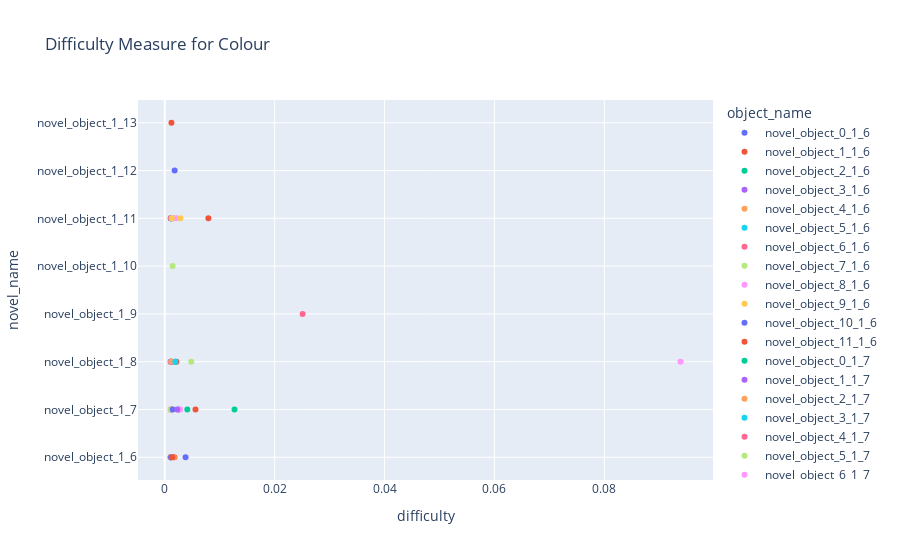

Notebook source saved alongside this figure:
### Code cell
fig = px.scatter(dm_df, x="difficulty", y="novel_name", color="object_name",
                 title="Difficulty Measure for Colour"
                )

fig.show()

### Figure 1 — Plotly figure (JSON) as saved in the notebook; plotly's stock layout.template omitted (floating-point values rounded to 4 significant figures)
{"data": [{"hovertemplate": "object_name=novel_object_0_1_6<br>difficulty=%{x}<br>novel_name=%{y}<extra></extra>", "legendgroup": "novel_object_0_1_6", "marker": {"color": "#636efa", "symbol": "circle"}, "mode": "markers", "name": "novel_object_0_1_6", "orientation": "h", "showlegend": true, "type": "scatter", "x": [0.003786], "xaxis": "x", "y": ["novel_object_1_6"], "yaxis": "y"}, {"hovertemplate": "object_name=novel_object_1_1_6<br>difficulty=%{x}<br>novel_name=%{y}<extra></extra>", "legendgroup": "novel_object_1_1_6", "marker": {"color": "#EF553B", "symbol": "circle"}, "mode": "markers", "name": "novel_object_1_1_6", "orientation": "h", "showlegend": true, "type": "scatter", "x": [0.00176], "xaxis": "x", "y": ["novel_object_1_6"], "yaxis": "y"}, {"hovertemplate": "object_name=novel_object_2_1_6<br>difficulty=%{x}<br>novel_name=%{y}<extra></extra>", "legendgroup": "novel_object_2_1_6", "marker": {"color": "#00cc96", "symbol": "circle"}, "mode": "markers", "name": "novel_object_2_1_6", "orientation": "h", "showlegend": true, "type": "scatter", "x": [0.001079], "xaxis": "x", "y": ["novel_object_1_6"], "yaxis": "y"}, {"hovertemplate": "object_name=novel_object_3_1_6<br>difficulty=%{x}<br>novel_name=%{y}<extra></extra>", "legendgroup": "novel_object_3_1_6", "marker": {"color": "#ab63fa", "symbol": "circle"}, "mode": "markers", "name": "novel_object_3_1_6", "orientation": "h", "showlegend": true, "type": "scatter", "x": [0.001065], "xaxis": "x", "y": ["novel_object_1_6"], "yaxis": "y"}, {"hovertemplate": "object_name=novel_object_4_1_6<br>difficulty=%{x}<br>novel_name=%{y}<extra></extra>", "legendgroup": "novel_object_4_1_6", "marker": {"color": "#FFA15A", "symbol": "circle"}, "mode": "markers", "name": "novel_object_4_1_6", "orientation": "h", "showlegend": true, "type": "scatter", "x": [0.001659], "xaxis": "x", "y": ["novel_object_1_6"], "yaxis": "y"}, {"hovertemplate": "object_name=novel_object_5_1_6<br>difficulty=%{x}<br>novel_name=%{y}<extra></extra>", "legendgroup": "novel_object_5_1_6", "marker": {"color": "#19d3f3", "symbol": "circle"}, "mode": "markers", "name": "novel_object_5_1_6", "orientation": "h", "showlegend": true, "type": "scatter", "x": [0.001152], "xaxis": "x", "y": ["novel_object_1_6"], "yaxis": "y"}, {"hovertemplate": "object_name=novel_object_6_1_6<br>difficulty=%{x}<br>novel_name=%{y}<extra></extra>", "legendgroup": "novel_object_6_1_6", "marker": {"color": "#FF6692", "symbol": "circle"}, "mode": "markers", "name": "novel_object_6_1_6", "orientation": "h", "showlegend": true, "type": "scatter", "x": [0.001066], "xaxis": "x", "y": ["novel_object_1_6"], "yaxis": "y"}, {"hovertemplate": "object_name=novel_object_7_1_6<br>difficulty=%{x}<br>novel_name=%{y}<extra></extra>", "legendgroup": "novel_object_7_1_6", "marker": {"color": "#B6E880", "symbol": "circle"}, "mode": "markers", "name": "novel_object_7_1_6", "orientation": "h", "showlegend": true, "type": "scatter", "x": [0.001183], "xaxis": "x", "y": ["novel_object_1_6"], "yaxis": "y"}, {"hovertemplate": "object_name=novel_object_8_1_6<br>difficulty=%{x}<br>novel_name=%{y}<extra></extra>", "legendgroup": "novel_object_8_1_6", "marker": {"color": "#FF97FF", "symbol": "circle"}, "mode": "markers", "name": "novel_object_8_1_6", "orientation": "h", "showlegend": true, "type": "scatter", "x": [0.001202], "xaxis": "x", "y": ["novel_object_1_6"], "yaxis": "y"}, {"hovertemplate": "object_name=novel_object_9_1_6<br>difficulty=%{x}<br>novel_name=%{y}<extra></extra>", "legendgroup": "novel_object_9_1_6", "marker": {"color": "#FECB52", "symbol": "circle"}, "mode": "markers", "name": "novel_object_9_1_6", "orientation": "h", "showlegend": true, "type": "scatter", "x": [0.00104], "xaxis": "x", "y": ["novel_object_1_6"], "yaxis": "y"}, {"hovertemplate": "object_name=novel_object_10_1_6<br>difficulty=%{x}<br>novel_name=%{y}<extra></extra>", "legendgroup": "novel_object_10_1_6", "marker": {"color": "#636efa", "symbol": "circle"}, "mode": "markers", "name": "novel_object_10_1_6", "orientation": "h", "showlegend": true, "type": "scatter", "x": [0.001134], "xaxis": "x", "y": ["novel_object_1_6"], "yaxis": "y"}, {"hovertemplate": "object_name=novel_object_11_1_6<br>difficulty=%{x}<br>novel_name=%{y}<extra></extra>", "legendgroup": "novel_object_11_1_6", "marker": {"color": "#EF553B", "symbol": "circle"}, "mode": "markers", "name": "novel_object_11_1_6", "orientation": "h", "showlegend": true, "type": "scatter", "x": [0.0014], "xaxis": "x", "y": ["novel_object_1_6"], "yaxis": "y"}, {"hovertemplate": "object_name=novel_object_0_1_7<br>difficulty=%{x}<br>novel_name=%{y}<extra></extra>", "legendgroup": "novel_object_0_1_7", "marker": {"color": "#00cc96", "symbol": "circle"}, "mode": "markers", "name": "novel_object_0_1_7", "orientation": "h", "showlegend": true, "type": "scatter", "x": [0.01269], "xaxis": "x", "y": ["novel_object_1_7"], "yaxis": "y"}, {"hovertemplate": "object_name=novel_object_1_1_7<br>difficulty=%{x}<br>novel_name=%{y}<extra></extra>", "legendgroup": "novel_object_1_1_7", "marker": {"color": "#ab63fa", "symbol": "circle"}, "mode": "markers", "name": "novel_object_1_1_7", "orientation": "h", "showlegend": true, "type": "scatter", "x": [0.002529], "xaxis": "x", "y": ["novel_object_1_7"], "yaxis": "y"}, {"hovertemplate": "object_name=novel_object_2_1_7<br>difficulty=%{x}<br>novel_name=%{y}<extra></extra>", "legendgroup": "novel_object_2_1_7", "marker": {"color": "#FFA15A", "symbol": "circle"}, "mode": "markers", "name": "novel_object_2_1_7", "orientation": "h", "showlegend": true, "type": "scatter", "x": [0.001064], "xaxis": "x", "y": ["novel_object_1_7"], "yaxis": "y"}, {"hovertemplate": "object_name=novel_object_3_1_7<br>difficulty=%{x}<br>novel_name=%{y}<extra></extra>", "legendgroup": "novel_object_3_1_7", "marker": {"color": "#19d3f3", "symbol": "circle"}, "mode": "markers", "name": "novel_object_3_1_7", "orientation": "h", "showlegend": true, "type": "scatter", "x": [0.001176], "xaxis": "x", "y": ["novel_object_1_7"], "yaxis": "y"}, {"hovertemplate": "object_name=novel_object_4_1_7<br>difficulty=%{x}<br>novel_name=%{y}<extra></extra>", "legendgroup": "novel_object_4_1_7", "marker": {"color": "#FF6692", "symbol": "circle"}, "mode": "markers", "name": "novel_object_4_1_7", "orientation": "h", "showlegend": true, "type": "scatter", "x": [0.001178], "xaxis": "x", "y": ["novel_object_1_7"], "yaxis": "y"}, {"hovertemplate": "object_name=novel_object_5_1_7<br>difficulty=%{x}<br>novel_name=%{y}<extra></extra>", "legendgroup": "novel_object_5_1_7", "marker": {"color": "#B6E880", "symbol": "circle"}, "mode": "markers", "name": "novel_object_5_1_7", "orientation": "h", "showlegend": true, "type": "scatter", "x": [0.001106], "xaxis": "x", "y": ["novel_object_1_7"], "yaxis": "y"}, {"hovertemplate": "object_name=novel_object_6_1_7<br>difficulty=%{x}<br>novel_name=%{y}<extra></extra>", "legendgroup": "novel_object_6_1_7", "marker": {"color": "#FF97FF", "symbol": "circle"}, "mode": "markers", "name": "novel_object_6_1_7", "orientation": "h", "showlegend": true, "type": "scatter", "x": [0.0028], "xaxis": "x", "y": ["novel_object_1_7"], "yaxis": "y"}, {"hovertemplate": "object_name=novel_object_7_1_7<br>difficulty=%{x}<br>novel_name=%{y}<extra></extra>", "legendgroup": "novel_object_7_1_7", "marker": {"color": "#FECB52", "symbol": "circle"}, "mode": "markers", "name": "novel_object_7_1_7", "orientation": "h", "showlegend": true, "type": "scatter", "x": [0.001304], "xaxis": "x", "y": ["novel_object_1_7"], "yaxis": "y"}, {"hovertemplate": "object_name=novel_object_8_1_7<br>difficulty=%{x}<br>novel_name=%{y}<extra></extra>", "legendgroup": "novel_object_8_1_7", "marker": {"color": "#636efa", "symbol": "circle"}, "mode": "markers", "name": "novel_object_8_1_7", "orientation": "h", "showlegend": true, "type": "scatter", "x": [0.001443], "xaxis": "x", "y": ["novel_object_1_7"], "yaxis": "y"}, {"hovertemplate": "object_name=novel_object_9_1_7<br>difficulty=%{x}<br>novel_name=%{y}<extra></extra>", "legendgroup": "novel_object_9_1_7", "marker": {"color": "#EF553B", "symbol": "circle"}, "mode": "markers", "name": "novel_object_9_1_7", "orientation": "h", "showlegend": true, "type": "scatter", "x": [0.005591], "xaxis": "x", "y": ["novel_object_1_7"], "yaxis": "y"}, {"hovertemplate": "object_name=novel_object_10_1_7<br>difficulty=%{x}<br>novel_name=%{y}<extra></extra>", "legendgroup": "novel_object_10_1_7", "marker": {"color": "#00cc96", "symbol": "circle"}, "mode": "markers", "name": "novel_object_10_1_7", "orientation": "h", "showlegend": true, "type": "scatter", "x": [0.0041], "xaxis": "x", "y": ["novel_object_1_7"], "yaxis": "y"}, {"hovertemplate": "object_name=novel_object_11_1_7<br>difficulty=%{x}<br>novel_name=%{y}<extra></extra>", "legendgroup": "novel_object_11_1_7", "marker": {"color": "#ab63fa", "symbol": "circle"}, "mode": "markers", "name": "novel_object_11_1_7", "orientation": "h", "showlegend": true, "type": "scatter", "x": [0.002274], "xaxis": "x", "y": ["novel_object_1_7"], "yaxis": "y"}, {"hovertemplate": "object_name=novel_object_0_1_8<br>difficulty=%{x}<br>novel_name=%{y}<extra></extra>", "legendgroup": "novel_object_0_1_8", "marker": {"color": "#FFA15A", "symbol": "circle"}, "mode": "markers", "name": "novel_object_0_1_8", "orientation": "h", "showlegend": true, "type": "scatter", "x": [0.001075], "xaxis": "x", "y": ["novel_object_1_8"], "yaxis": "y"}, {"hovertemplate": "object_name=novel_object_1_1_8<br>difficulty=%{x}<br>novel_name=%{y}<extra></extra>", "legendgroup": "novel_object_1_1_8", "marker": {"color": "#19d3f3", "symbol": "circle"}, "mode": "markers", "name": "novel_object_1_1_8", "orientation": "h", "showlegend": true, "type": "scatter", "x": [0.001179], "xaxis": "x", "y": ["novel_object_1_8"], "yaxis": "y"}, {"hovertemplate": "object_name=novel_object_2_1_8<br>difficulty=%{x}<br>novel_name=%{y}<extra></extra>", "legendgroup": "novel_object_2_1_8", "marker": {"color": "#FF6692", "symbol": "circle"}, "mode": "markers", "name": "novel_object_2_1_8", "orientation": "h", "showlegend": true, "type": "scatter", "x": [0.001291], "xaxis": "x", "y": ["novel_object_1_8"], "yaxis": "y"}, {"hovertemplate": "object_name=novel_object_3_1_8<br>difficulty=%{x}<br>novel_name=%{y}<extra></extra>", "legendgroup": "novel_object_3_1_8", "marker": {"color": "#B6E880", "symbol": "circle"}, "mode": "markers", "name": "novel_object_3_1_8", "orientation": "h", "showlegend": true, "type": "scatter", "x": [0.004821], "xaxis": "x", "y": ["novel_object_1_8"], "yaxis": "y"}, {"hovertemplate": "object_name=novel_object_4_1_8<br>difficulty=%{x}<br>novel_name=%{y}<extra></extra>", "legendgroup": "novel_object_4_1_8", "marker": {"color": "#FF97FF", "symbol": "circle"}, "mode": "markers", "name": "novel_object_4_1_8", "orientation": "h", "showlegend": true, "type": "scatter", "x": [0.09387], "xaxis": "x", "y": ["novel_object_1_8"], "yaxis": "y"}, {"hovertemplate": "object_name=novel_object_5_1_8<br>difficulty=%{x}<br>novel_name=%{y}<extra></extra>", "legendgroup": "novel_object_5_1_8", "marker": {"color": "#FECB52", "symbol": "circle"}, "mode": "markers", "name": "novel_object_5_1_8", "orientation": "h", "showlegend": true, "type": "scatter", "x": [0.001159], "xaxis": "x", "y": ["novel_object_1_8"], "yaxis": "y"}, {"hovertemplate": "object_name=novel_object_6_1_8<br>difficulty=%{x}<br>novel_name=%{y}<extra></extra>", "legendgroup": "novel_object_6_1_8", "marker": {"color": "#636efa", "symbol": "circle"}, "mode": "markers", "name": "novel_object_6_1_8", "orientation": "h", "showlegend": true, "type": "scatter", "x": [0.001151], "xaxis": "x", "y": ["novel_object_1_8"], "yaxis": "y"}, {"hovertemplate": "object_name=novel_object_7_1_8<br>difficulty=%{x}<br>novel_name=%{y}<extra></extra>", "legendgroup": "novel_object_7_1_8", "marker": {"color": "#EF553B", "symbol": "circle"}, "mode": "markers", "name": "novel_object_7_1_8", "orientation": "h", "showlegend": true, "type": "scatter", "x": [0.002124], "xaxis": "x", "y": ["novel_object_1_8"], "yaxis": "y"}, {"hovertemplate": "object_name=novel_object_8_1_8<br>difficulty=%{x}<br>novel_name=%{y}<extra></extra>", "legendgroup": "novel_object_8_1_8", "marker": {"color": "#00cc96", "symbol": "circle"}, "mode": "markers", "name": "novel_object_8_1_8", "orientation": "h", "showlegend": true, "type": "scatter", "x": [0.001905], "xaxis": "x", "y": ["novel_object_1_8"], "yaxis": "y"}, {"hovertemplate": "object_name=novel_object_9_1_8<br>difficulty=%{x}<br>novel_name=%{y}<extra></extra>", "legendgroup": "novel_object_9_1_8", "marker": {"color": "#ab63fa", "symbol": "circle"}, "mode": "markers", "name": "novel_object_9_1_8", "orientation": "h", "showlegend": true, "type": "scatter", "x": [0.001068], "xaxis": "x", "y": ["novel_object_1_8"], "yaxis": "y"}, {"hovertemplate": "object_name=novel_object_10_1_8<br>difficulty=%{x}<br>novel_name=%{y}<extra></extra>", "legendgroup": "novel_object_10_1_8", "marker": {"color": "#FFA15A", "symbol": "circle"}, "mode": "markers", "name": "novel_object_10_1_8", "orientation": "h", "showlegend": true, "type": "scatter", "x": [0.001168], "xaxis": "x", "y": ["novel_object_1_8"], "yaxis": "y"}, {"hovertemplate": "object_name=novel_object_11_1_8<br>difficulty=%{x}<br>novel_name=%{y}<extra></extra>", "legendgroup": "novel_object_11_1_8", "marker": {"color": "#19d3f3", "symbol": "circle"}, "mode": "markers", "name": "novel_object_11_1_8", "orientation": "h", "showlegend": true, "type": "scatter", "x": [0.001916], "xaxis": "x", "y": ["novel_object_1_8"], "yaxis": "y"}, {"hovertemplate": "object_name=novel_object_0_1_9<br>difficulty=%{x}<br>novel_name=%{y}<extra></extra>", "legendgroup": "novel_object_0_1_9", "marker": {"color": "#FF6692", "symbol": "circle"}, "mode": "markers", "name": "novel_object_0_1_9", "orientation": "h", "showlegend": true, "type": "scatter", "x": [0.02508], "xaxis": "x", "y": ["novel_object_1_9"], "yaxis": "y"}, {"hovertemplate": "object_name=novel_object_0_1_10<br>difficulty=%{x}<br>novel_name=%{y}<extra></extra>", "legendgroup": "novel_object_0_1_10", "marker": {"color": "#B6E880", "symbol": "circle"}, "mode": "markers", "name": "novel_object_0_1_10", "orientation": "h", "showlegend": true, "type": "scatter", "x": [0.001421], "xaxis": "x", "y": ["novel_object_1_10"], "yaxis": "y"}, {"hovertemplate": "object_name=novel_object_0_1_11<br>difficulty=%{x}<br>novel_name=%{y}<extra></extra>", "legendgroup": "novel_object_0_1_11", "marker": {"color": "#FF97FF", "symbol": "circle"}, "mode": "markers", "name": "novel_object_0_1_11", "orientation": "h", "showlegend": true, "type": "scatter", "x": [0.002117], "xaxis": "x", "y": ["novel_object_1_11"], "yaxis": "y"}, {"hovertemplate": "object_name=novel_object_1_1_11<br>difficulty=%{x}<br>novel_name=%{y}<extra></extra>", "legendgroup": "novel_object_1_1_11", "marker": {"color": "#FECB52", "symbol": "circle"}, "mode": "markers", "name": "novel_object_1_1_11", "orientation": "h", "showlegend": true, "type": "scatter", "x": [0.002841], "xaxis": "x", "y": ["novel_object_1_11"], "yaxis": "y"}, {"hovertemplate": "object_name=novel_object_2_1_11<br>difficulty=%{x}<br>novel_name=%{y}<extra></extra>", "legendgroup": "novel_object_2_1_11", "marker": {"color": "#636efa", "symbol": "circle"}, "mode": "markers", "name": "novel_object_2_1_11", "orientation": "h", "showlegend": true, "type": "scatter", "x": [0.001113], "xaxis": "x", "y": ["novel_object_1_11"], "yaxis": "y"}, {"hovertemplate": "object_name=novel_object_3_1_11<br>difficulty=%{x}<br>novel_name=%{y}<extra></extra>", "legendgroup": "novel_object_3_1_11", "marker": {"color": "#EF553B", "symbol": "circle"}, "mode": "markers", "name": "novel_object_3_1_11", "orientation": "h", "showlegend": true, "type": "scatter", "x": [0.007939], "xaxis": "x", "y": ["novel_object_1_11"], "yaxis": "y"}, {"hovertemplate": "object_name=novel_object_4_1_11<br>difficulty=%{x}<br>novel_name=%{y}<extra></extra>", "legendgroup": "novel_object_4_1_11", "marker": {"color": "#00cc96", "symbol": "circle"}, "mode": "markers", "name": "novel_object_4_1_11", "orientation": "h", "showlegend": true, "type": "scatter", "x": [0.001082], "xaxis": "x", "y": ["novel_object_1_11"], "yaxis": "y"}, {"hovertemplate": "object_name=novel_object_5_1_11<br>difficulty=%{x}<br>novel_name=%{y}<extra></extra>", "legendgroup": "novel_object_5_1_11", "marker": {"color": "#ab63fa", "symbol": "circle"}, "mode": "markers", "name": "novel_object_5_1_11", "orientation": "h", "showlegend": true, "type": "scatter", "x": [0.001339], "xaxis": "x", "y": ["novel_object_1_11"], "yaxis": "y"}, {"hovertemplate": "object_name=novel_object_6_1_11<br>difficulty=%{x}<br>novel_name=%{y}<extra></extra>", "legendgroup": "novel_object_6_1_11", "marker": {"color": "#FFA15A", "symbol": "circle"}, "mode": "markers", "name": "novel_object_6_1_11", "orientation": "h", "showlegend": true, "type": "scatter", "x": [0.001457], "xaxis": "x", "y": ["novel_object_1_11"], "yaxis": "y"}, {"hovertemplate": "object_name=novel_object_8_1_11<br>difficulty=%{x}<br>novel_name=%{y}<extra></extra>", "legendgroup": "novel_object_8_1_11", "marker": {"color": "#19d3f3", "symbol": "circle"}, "mode": "markers", "name": "novel_object_8_1_11", "orientation": "h", "showlegend": true, "type": "scatter", "x": [0.001152], "xaxis": "x", "y": ["novel_object_1_11"], "yaxis": "y"}, {"hovertemplate": "object_name=novel_object_9_1_11<br>difficulty=%{x}<br>novel_name=%{y}<extra></extra>", "legendgroup": "novel_object_9_1_11", "marker": {"color": "#FF6692", "symbol": "circle"}, "mode": "markers", "name": "novel_object_9_1_11", "orientation": "h", "showlegend": true, "type": "scatter", "x": [0.001094], "xaxis": "x", "y": ["novel_object_1_11"], "yaxis": "y"}, {"hovertemplate": "object_name=novel_object_10_1_11<br>difficulty=%{x}<br>novel_name=%{y}<extra></extra>", "legendgroup": "novel_object_10_1_11", "marker": {"color": "#B6E880", "symbol": "circle"}, "mode": "markers", "name": "novel_object_10_1_11", "orientation": "h", "showlegend": true, "type": "scatter", "x": [0.001336], "xaxis": "x", "y": ["novel_object_1_11"], "yaxis": "y"}, {"hovertemplate": "object_name=novel_object_11_1_11<br>difficulty=%{x}<br>novel_name=%{y}<extra></extra>", "legendgroup": "novel_object_11_1_11", "marker": {"color": "#FF97FF", "symbol": "circle"}, "mode": "markers", "name": "novel_object_11_1_11", "orientation": "h", "showlegend": true, "type": "scatter", "x": [0.0016], "xaxis": "x", "y": ["novel_object_1_11"], "yaxis": "y"}, {"hovertemplate": "object_name=novel_object_7_1_11<br>difficulty=%{x}<br>novel_name=%{y}<extra></extra>", "legendgroup": "novel_object_7_1_11", "marker": {"color": "#FECB52", "symbol": "circle"}, "mode": "markers", "name": "novel_object_7_1_11", "orientation": "h", "showlegend": true, "type": "scatter", "x": [0.001285], "xaxis": "x", "y": ["novel_object_1_11"], "yaxis": "y"}, {"hovertemplate": "object_name=novel_object_0_1_12<br>difficulty=%{x}<br>novel_name=%{y}<extra></extra>", "legendgroup": "novel_object_0_1_12", "marker": {"color": "#636efa", "symbol": "circle"}, "mode": "markers", "name": "novel_object_0_1_12", "orientation": "h", "showlegend": true, "type": "scatter", "x": [0.001792], "xaxis": "x", "y": ["novel_object_1_12"], "yaxis": "y"}, {"hovertemplate": "object_name=novel_object_0_1_13<br>difficulty=%{x}<br>novel_name=%{y}<extra></extra>", "legendgroup": "novel_object_0_1_13", "marker": {"color": "#EF553B", "symbol": "circle"}, "mode": "markers", "name": "novel_object_0_1_13", "orientation": "h", "showlegend": true, "type": "scatter", "x": [0.001211], "xaxis": "x", "y": ["novel_object_1_13"], "yaxis": "y"}], "layout": {"legend": {"title": {"text": "object_name"}, "tracegroupgap": 0}, "title": {"text": "Difficulty Measure for Colour"}, "xaxis": {"anchor": "y", "domain": [0, 1], "title": {"text": "difficulty"}}, "yaxis": {"anchor": "x", "domain": [0, 1], "title": {"text": "novel_name"}}}}
